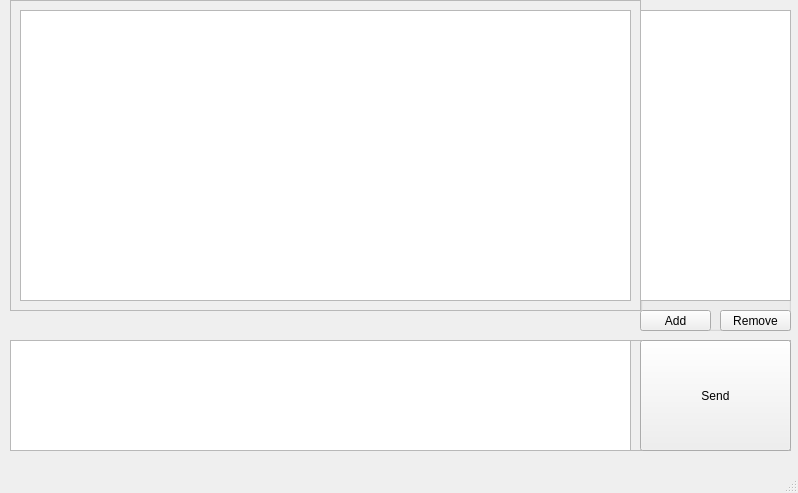
<?xml version="1.0" encoding="UTF-8"?>
<ui version="4.0">
 <class>MainWindow</class>
 <widget class="QMainWindow" name="MainWindow">
  <property name="geometry">
   <rect>
    <x>0</x>
    <y>0</y>
    <width>798</width>
    <height>493</height>
   </rect>
  </property>
  <property name="windowTitle">
   <string>MainWindow</string>
  </property>
  <widget class="QWidget" name="centralwidget">
   <widget class="QGroupBox" name="groupBox">
    <property name="geometry">
     <rect>
      <x>640</x>
      <y>10</y>
      <width>151</width>
      <height>321</height>
     </rect>
    </property>
    <property name="title">
     <string>GroupBox</string>
    </property>
    <widget class="QListWidget" name="listWidget">
     <property name="geometry">
      <rect>
       <x>0</x>
       <y>0</y>
       <width>151</width>
       <height>291</height>
      </rect>
     </property>
    </widget>
    <widget class="QPushButton" name="pushButton_2">
     <property name="geometry">
      <rect>
       <x>0</x>
       <y>300</y>
       <width>71</width>
       <height>21</height>
      </rect>
     </property>
     <property name="text">
      <string>Add</string>
     </property>
    </widget>
    <widget class="QPushButton" name="pushButton_3">
     <property name="geometry">
      <rect>
       <x>80</x>
       <y>300</y>
       <width>71</width>
       <height>21</height>
      </rect>
     </property>
     <property name="text">
      <string>Remove</string>
     </property>
    </widget>
   </widget>
   <widget class="QFrame" name="frame">
    <property name="geometry">
     <rect>
      <x>10</x>
      <y>340</y>
      <width>781</width>
      <height>111</height>
     </rect>
    </property>
    <property name="frameShape">
     <enum>QFrame::StyledPanel</enum>
    </property>
    <property name="frameShadow">
     <enum>QFrame::Raised</enum>
    </property>
    <widget class="QTextEdit" name="mytextEdit">
     <property name="geometry">
      <rect>
       <x>0</x>
       <y>0</y>
       <width>621</width>
       <height>111</height>
      </rect>
     </property>
    </widget>
    <widget class="QPushButton" name="pushButton">
     <property name="geometry">
      <rect>
       <x>630</x>
       <y>0</y>
       <width>151</width>
       <height>111</height>
      </rect>
     </property>
     <property name="text">
      <string>Send</string>
     </property>
    </widget>
   </widget>
   <widget class="QFrame" name="frame_2">
    <property name="geometry">
     <rect>
      <x>10</x>
      <y>0</y>
      <width>631</width>
      <height>311</height>
     </rect>
    </property>
    <property name="frameShape">
     <enum>QFrame::StyledPanel</enum>
    </property>
    <property name="frameShadow">
     <enum>QFrame::Raised</enum>
    </property>
    <layout class="QGridLayout" name="gridLayout">
     <item row="0" column="0">
      <widget class="QTextBrowser" name="textBrowser"/>
     </item>
    </layout>
   </widget>
   <zorder>groupBox</zorder>
   <zorder>frame</zorder>
   <zorder>frame_2</zorder>
   <zorder>mytextEdit</zorder>
   <zorder>pushButton</zorder>
   <zorder>pushButton_3</zorder>
   <zorder>pushButton_2</zorder>
  </widget>
  <widget class="QMenuBar" name="menubar">
   <property name="geometry">
    <rect>
     <x>0</x>
     <y>0</y>
     <width>798</width>
     <height>19</height>
    </rect>
   </property>
  </widget>
  <widget class="QStatusBar" name="statusbar"/>
 </widget>
 <resources/>
 <connections/>
</ui>
